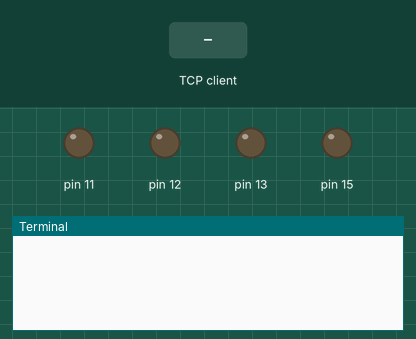
A program run on a simulated Raspberry Pi (header pin numbers). Shown: output pins drawn as LEDs (lit = HIGH), the last lines printed to the terminal. Inputs (shaded band) come from the test bench. One TCP client connects 1 s after the port opens and stays connected; threads take turns every 2 ms.

Above: at 1.2 s.
1.3 s: the TCP client sends "1"
At 2.0 s:
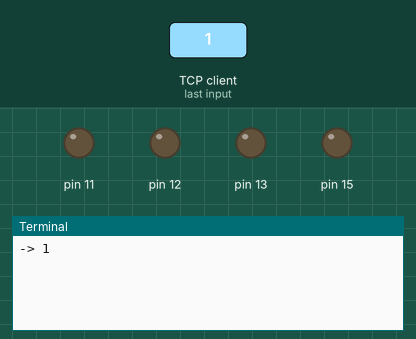
2.8 s: the TCP client sends "on"
At 3.2 s:
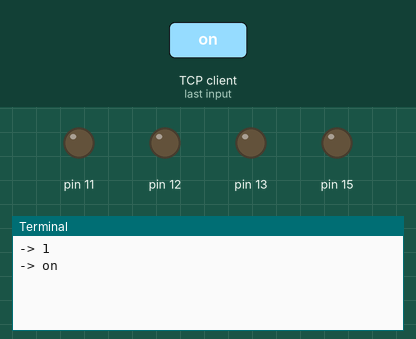
4.3 s: the TCP client sends "off"
At 5.5 s:
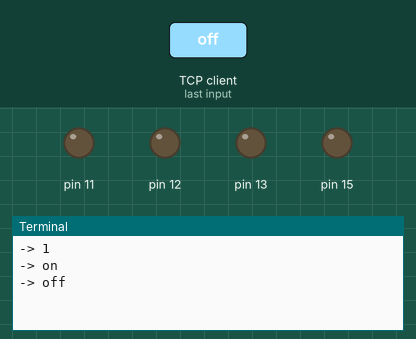

Measured:
- after the input at 1.3 s, the terminal: prints a new line at once (image 1)
- after the input at 2.8 s, the terminal: prints a new line at once (image 2)
- after the input at 4.3 s, the terminal: prints a new line at once (image 3)

The program:

RPiServer.py
```python
import RPi.GPIO as GPIO
GPIO.setmode(GPIO.BOARD)
import socket
import time
import threading

RUNTIME = 60

#run for 60 seconds then stop
#change thread.daemon = False for this to stop -> in both server and client

REFRESH_INTERVAL = 0.1

class Handler(threading.Thread):
    def __init__(self,pin,port,key):
        threading.Thread.__init__(self)
        self.daemon = True
        self.key_binded = key
        self.port = port
        self.pin = pin
        self.s = socket.socket(socket.AF_INET,socket.SOCK_STREAM)
        self.s.bind(('0.0.0.0',self.port))
        GPIO.setup(self.pin,GPIO.OUT)
        GPIO.output(self.pin,False)
    def run(self):
        self.s.listen(5)
        self.conn,addr = self.s.accept()
        while(self.conn):
            self.string = self.conn.recv(1024).decode()
            print("-> "+str(self.string))
            if(self.string.count(self.key_binded)==len(self.string)):
                GPIO.output(self.pin,True)
                time.sleep(REFRESH_INTERVAL)
            else:
                GPIO.output(self.pin,False)
    def __del__(self):
        GPIO.output(self.pin,False)
        self.s.close()
        self.is_alive =  False

w = Handler(11,5550,'w')
a = Handler(12,5551,'a')
s = Handler(13,5552,'s')
d = Handler(15,5553,'d')

w.start()
a.start()
s.start()
d.start()
time.sleep(RUNTIME)
```
